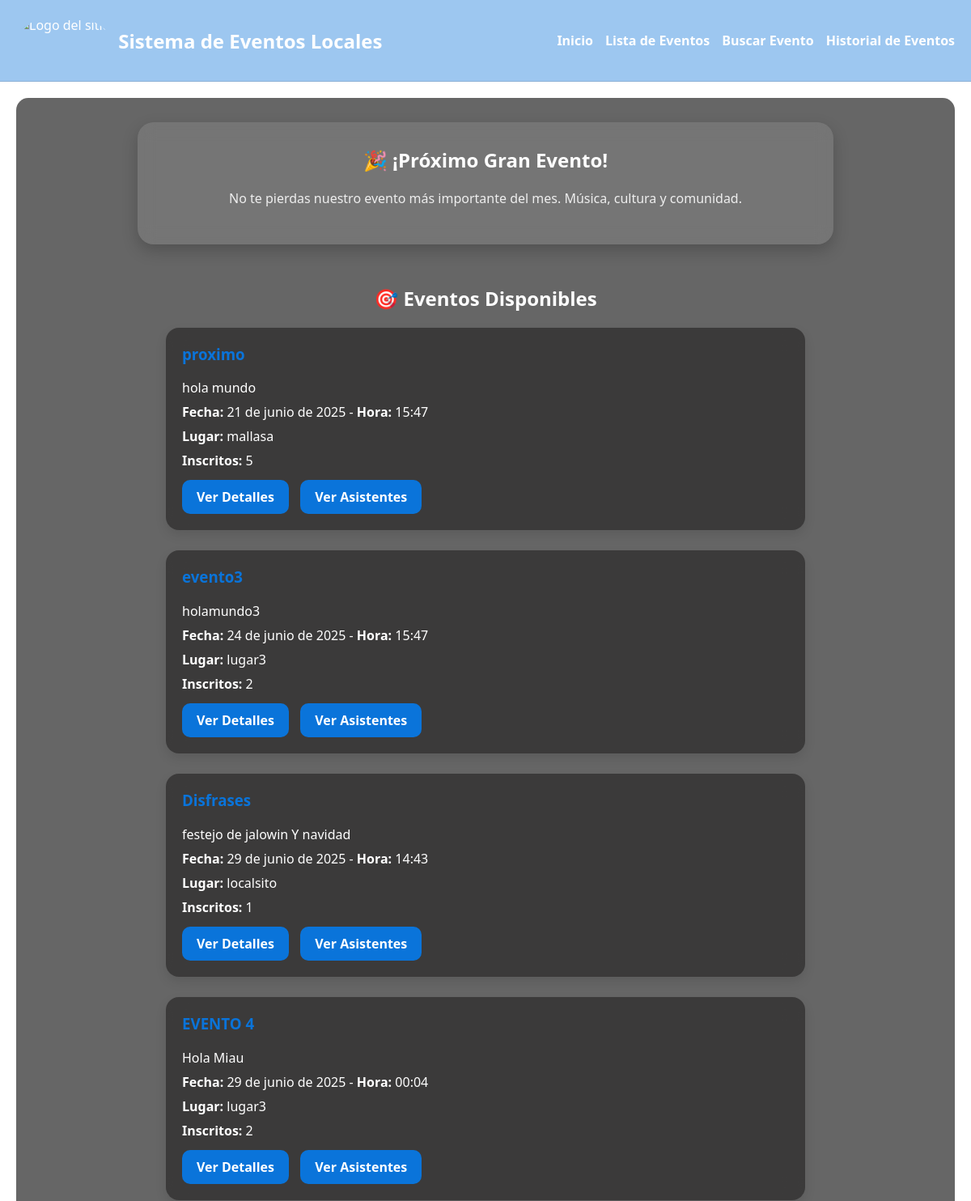
The app's page /eventos/ (upper part), older data.
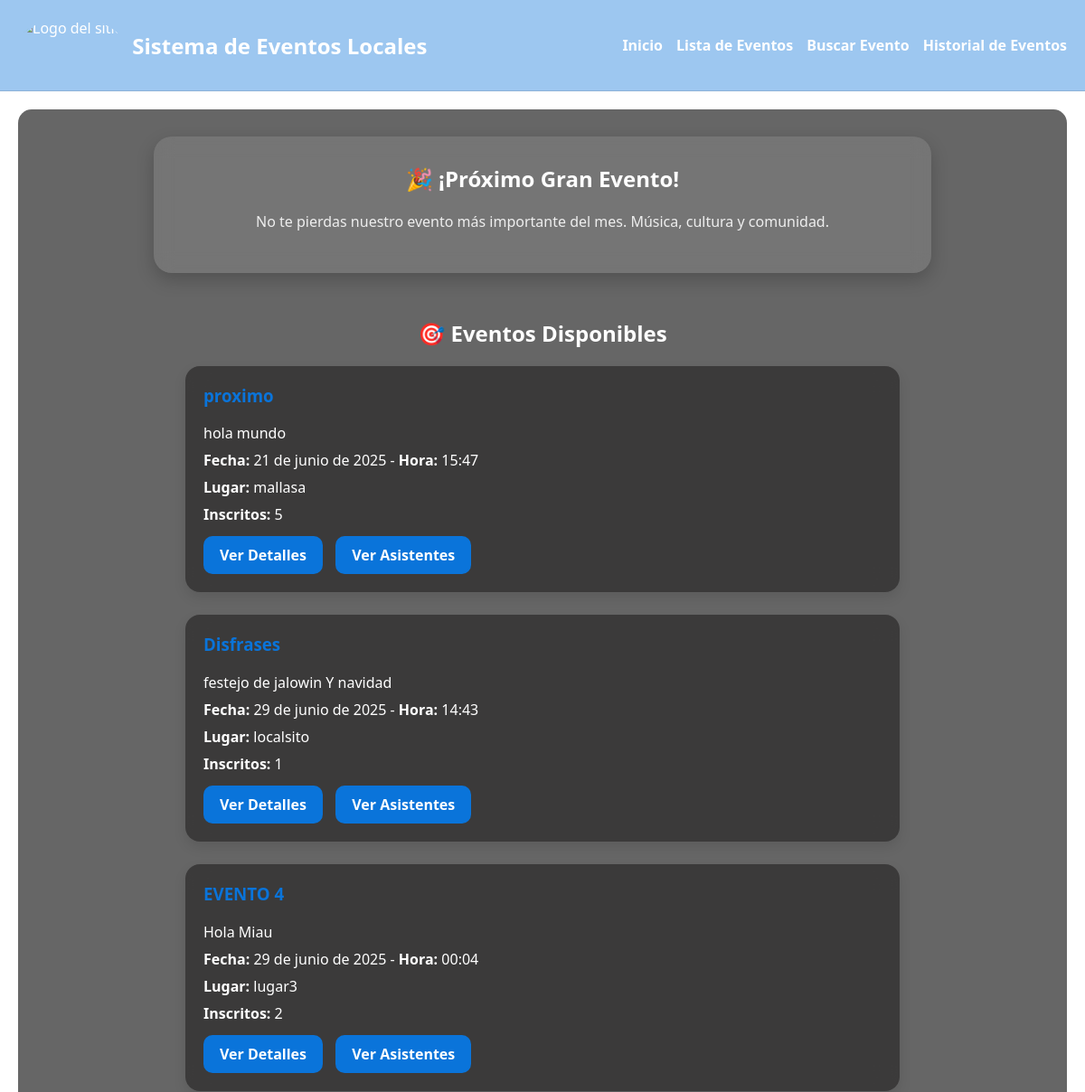
The same page, newer data.
### eventos/models.py (models this page shows, shortened)
class Evento(models.Model):
    titulo = models.CharField(max_length=200)
    descripcion = models.TextField()
    fecha = models.DateField()
    hora = models.TimeField()
    lugar = models.ForeignKey(Lugar, on_delete=models.CASCADE)
    organizador = models.ForeignKey(Organizador, on_delete=models.CASCADE)

class Lugar(models.Model):
    nombre = models.CharField(max_length=100)
    direccion = models.CharField(max_length=255)

### eventos/views.py (the view)
# urls.py: path('eventos/', views.lista_eventos, name='lista_eventos'),
def lista_eventos(request):
    eventos = Evento.objects.filter(fecha__gte=timezone.now().date()).order_by('fecha')
    return render(request, 'eventos/lista_eventos.html', {'eventos': eventos})

### eventos/templates/eventos/lista_eventos.html (shortened to what this page needs)
{% extends "./base.html" %}
{% block content %}
<h2>🎯 Eventos Disponibles</h2>
{% if eventos %}
    {% for evento in eventos %}
        <div class="evento-card">
            <h3>{{ evento.titulo }}</h3>
            <p>{{ evento.descripcion }}</p>
            <p><strong>Fecha:</strong> {{ evento.fecha }} - <strong>Hora:</strong> {{ evento.hora }}</p>
            <p><strong>Lugar:</strong> {{ evento.lugar.nombre }}</p>
            <p><strong>Inscritos:</strong> {{ evento.inscripciones.count }}</p>
            <a class="button-link" href="{% url 'detalle_evento' evento.id %}">Ver Detalles</a>
            <a class="button-link" href="{% url 'ver_asistentes' evento.id %}">Ver Asistentes</a>
        </div>
    {% endfor %}
{% else %}
    <p>No hay eventos próximos.</p>
{% endif %}
{% endblock %}

Row changes from the older to the newer data that the page shows:
no longer on this page (row edited): Evento: titulo "evento3", descripcion "holamundo3", fecha "24 de junio de 2025", hora "15:47", lugar.nombre "lugar3", inscripciones.count "2"
